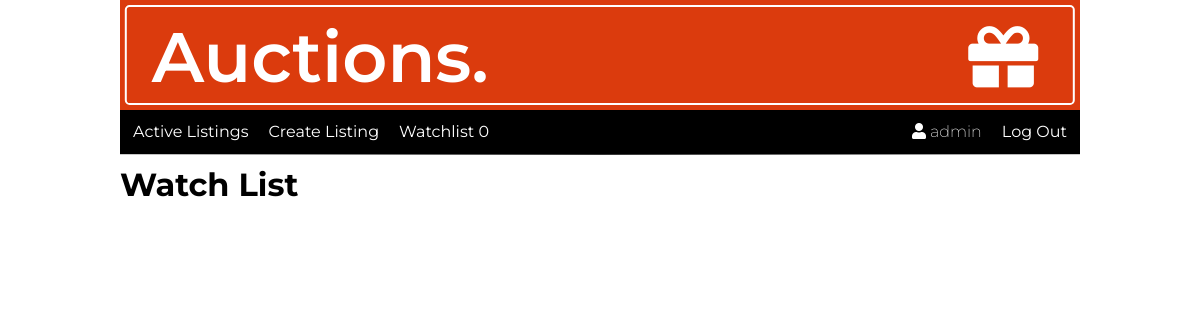
/watchlist (signed in), run on an earlier commit of the app's database.
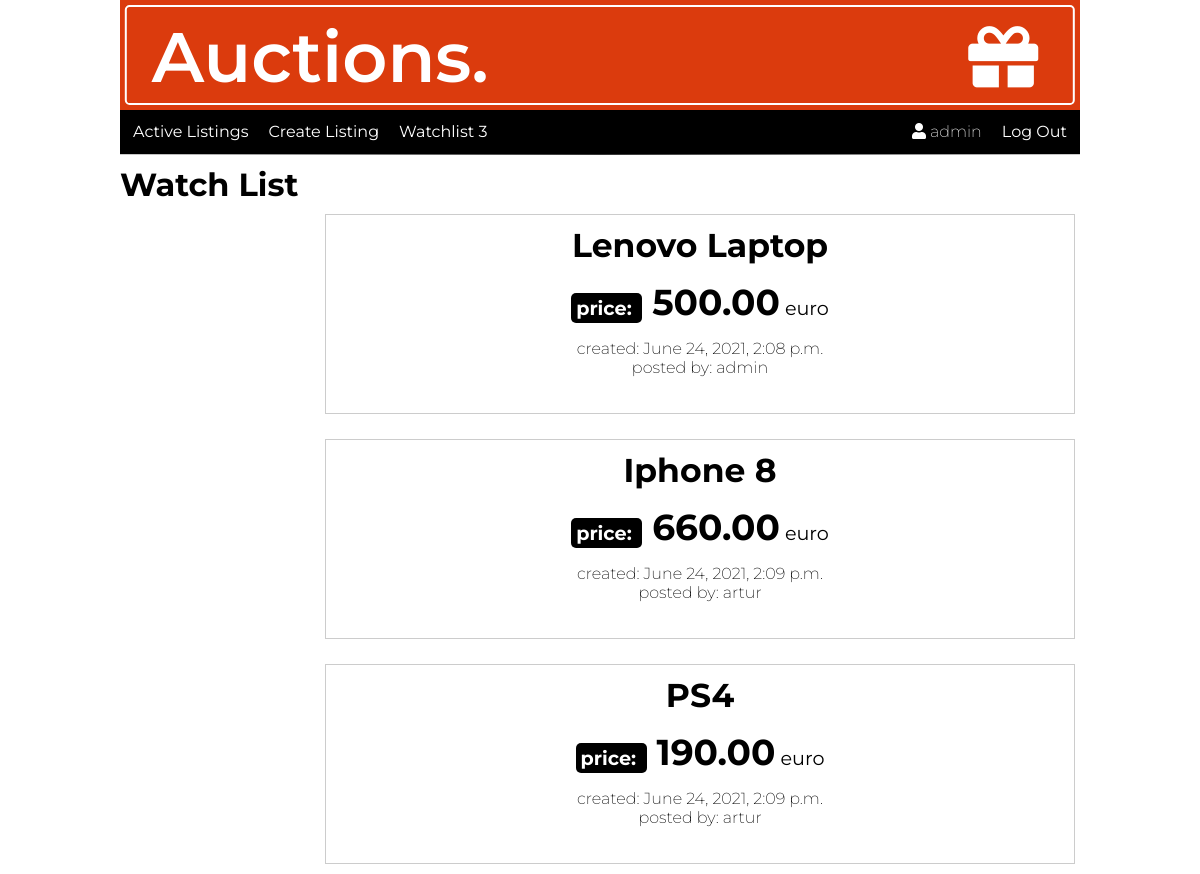
And on a later commit of the database.
### auctions/models.py (models this page shows, shortened)
class User(AbstractUser):
    pass

class Watchlist(models.Model):
    author = models.ForeignKey(
        settings.AUTH_USER_MODEL, on_delete=models.CASCADE)
    auction = models.ForeignKey(
        Auction_listings, on_delete=models.CASCADE)
    added = models.BooleanField(default=False)

class Auction_listings(models.Model):
    image_url = models.CharField(max_length=1000)
    title = models.CharField(max_length=128)
    description = models.TextField(max_length=200)
    category = models.ForeignKey(Category, on_delete=models.CASCADE)
    price = models.DecimalField(decimal_places=2, max_digits=1000)
    created = models.DateTimeField(default=timezone.now, blank=True)
    author = models.ForeignKey(
        settings.AUTH_USER_MODEL, on_delete=models.CASCADE)
    active = models.BooleanField(default=True)

### auctions/views.py (the view)
# urls.py: path("watchlist", views.watchlist, name="watchlist")
@login_required
def watchlist(request):
    auctions = Watchlist.objects.filter(author=request.user)
    return render(request, "auctions/watchlist.html", {
        "auctions": auctions,
    })

### auctions/context_processors.py (called while the page is built)
def watchlist_all(request):
    watchlist = Watchlist.objects.filter(author=request.user)
    return {'watchlist_all': watchlist}

### auctions/templates/auctions/watchlist.html (shortened to what this page needs)
{% extends 'auctions/layout.html' %}
{% block body %}
<h1>Watch List</h1>
{% for auction in auctions %}
<div class="itemListing">
    <div class="imgItem">
    </div>
    <div class="detailsItem">
        <a href="{% url 'item' auction.auction_id %}">
            <h2>{{auction.auction.title}}</h2>
        </a>
        <p><strong>price: </strong> <span>{{auction.auction.price}}</span> euro</p>
        <span>created: {{auction.auction.created}}</span>
        <br>
        <span>posted by: {{auction.auction.author}}</span>
    </div>
</div>
{% endfor %}
{% endblock %}

### auctions/templates/auctions/layout.html (shortened to what this page needs)
{% load static %}
<!DOCTYPE html>
<html lang="en">
<head>
    <link rel="stylesheet" href="https://cdnjs.cloudflare.com/ajax/libs/font-awesome/5.15.3/css/all.min.css"
 />
    <link href="{% static 'auctions/styles.css' %}" rel="stylesheet">
</head>
<body>
    <div class="container">
        <div class="logo">
            <div>
                <h1 class="logoText">Auctions. <i class="fas fa-gift"></i></h1>
            </div>
        </div>
        <nav>
            <ul class="nav nav-left">
                <li class="nav-item">
                    <a class="nav-link" href="{% url 'index' %}">Active Listings</a>
                </li>
                {% if user.is_authenticated %}
                <li class="nav-item">
                    <a href="{% url 'create' %}" class="nav-link">Create Listing</a>
                </li>
                <li class="nav-item">
                    <a href="{% url 'watchlist' %}" class="nav-link">Watchlist {{watchlist_all|length}}</a>
                </li>
                {%endif%}
            </ul>
            <ul class="nav nav-right">
                {% if user.is_authenticated %}
                <li class="nav-item user">
                    <i class="fas fa-user"></i>
                    {{ user.username }}
                </li>
                <li class="nav-item">
                    <a class="nav-link" href="{% url 'logout' %}">Log Out</a>
                </li>
                {% endif %}
            </ul>
        </nav>
        <hr>
        {% block body %}
        {% endblock %}
    </div>
</body>
</html>

### auctions/static/auctions/styles.css (style rules this page uses)
* { margin: 0; padding: 0; box-sizing: border-box; }
html { font-family: 'Montserrat', sans-serif; }
.container { width: 80vw; height: 100vh; margin: 0 auto; }
.logo { position: relative; background: #DB3B0D; width: 100%; height: 110px; color: white; }
.logo>div { position: absolute; top: 50%; left: 50%; transform: translate(-50%, -50%); background: #DB3B0D; width: 99%; height: 100px; border: 2px solid white; border-radius: .3rem; }
.logoText { font-size: 70px; padding-left: 25px; font-weight: 600; line-height: 100px; }
.logo h1 i { float: right; margin-right: 35px; line-height: 100px; }
nav { background: black; display: flex; flex-wrap: nowrap; justify-content: space-between; width: 100%; height: 44px; }
.nav { margin-top: 2px; height: 40px; display: flex; }
.nav-left { margin-left: 3px; }
.nav-right { margin-right: 3px; }
.nav-item { background: #000; list-style: none; border-radius: .3rem; transition: .4s; }
.nav-link, .user { color: white; text-decoration: none; padding: 5px 10px; line-height: 40px; }
.user { background: #000 !important; line-height: 30px; font-weight: 200; }
.itemListing { display: flex; justify-content: flex-start; margin-bottom: 5px; padding: 10px 5px; }
.listingsTitle, h2 { margin: 10px 0; font-size: 33px; }
hr { border: 0; margin-bottom: 10px; height: 1px; background: #333; background-image: linear-gradient(to right, #ccc, #333, #ccc); }
p { font-size: 1.2rem; text-align: center; }
.imgItem { min-width: 200px; min-height: 200px; }
.detailsItem { border: 1px solid #ccc; width: 100%; text-align: center; padding: 5px; }
.detailsItem a { text-decoration: none; color: black; }
.detailsItem h2 { margin: 5px 0; }
.detailsItem p { margin: 15px 0; }
.detailsItem p strong { margin-right: 10px; padding: 3px 5px; background: #000; color: white; border-radius: 5px; }
.detailsItem p span { font-size: 36px; font-weight: bold; }
.detailsItem span { font-weight: 200; }

What changed in the data, as far as the page shows it:
added Watchlist: auction "Lenovo Laptop", auction.price "500.00", auction.created "June 24, 2021, 2:08 p.m.", auction.author "admin"
added Watchlist: auction "Iphone 8", auction.price "660.00", auction.created "June 24, 2021, 2:09 p.m.", auction.author "artur"
added Watchlist: auction "PS4", auction.price "190.00", auction.created "June 24, 2021, 2:09 p.m.", auction.author "artur"
Also different on the page:
{{ watchlist_all|length }}: "0" → "3"
